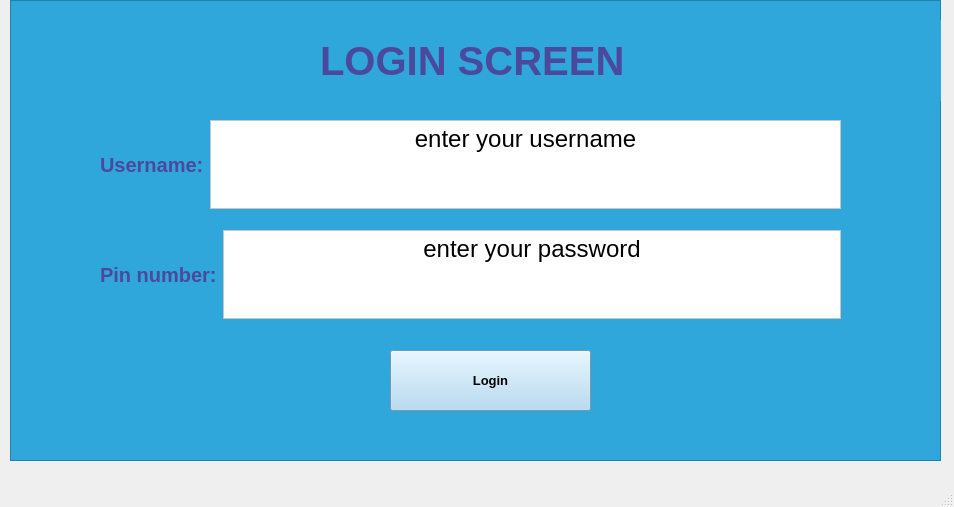
<?xml version="1.0" encoding="UTF-8"?>
<ui version="4.0">
 <class>MainWindow</class>
 <widget class="QMainWindow" name="MainWindow">
  <property name="geometry">
   <rect>
    <x>0</x>
    <y>0</y>
    <width>954</width>
    <height>507</height>
   </rect>
  </property>
  <property name="windowTitle">
   <string>MainWindow</string>
  </property>
  <widget class="QWidget" name="centralwidget">
   <widget class="QWidget" name="verticalLayoutWidget">
    <property name="geometry">
     <rect>
      <x>10</x>
      <y>0</y>
      <width>931</width>
      <height>461</height>
     </rect>
    </property>
    <layout class="QVBoxLayout" name="loginLayout">
     <item>
      <widget class="QFrame" name="loginFrame">
       <property name="enabled">
        <bool>true</bool>
       </property>
       <property name="styleSheet">
        <string notr="true">background-color: rgb(47, 167, 218);</string>
       </property>
       <property name="frameShape">
        <enum>QFrame::StyledPanel</enum>
       </property>
       <property name="frameShadow">
        <enum>QFrame::Raised</enum>
       </property>
       <widget class="QLabel" name="titleLabel">
        <property name="geometry">
         <rect>
          <x>310</x>
          <y>20</y>
          <width>911</width>
          <height>81</height>
         </rect>
        </property>
        <property name="font">
         <font>
          <pointsize>30</pointsize>
          <italic>false</italic>
          <bold>true</bold>
         </font>
        </property>
        <property name="styleSheet">
         <string notr="true">color: rgb(75, 73, 157);
font: 700 30pt &quot;Segoe UI&quot;;</string>
        </property>
        <property name="text">
         <string>LOGIN SCREEN</string>
        </property>
       </widget>
       <widget class="QWidget" name="horizontalLayoutWidget">
        <property name="geometry">
         <rect>
          <x>90</x>
          <y>120</y>
          <width>741</width>
          <height>89</height>
         </rect>
        </property>
        <layout class="QHBoxLayout" name="usernameLayout">
         <item>
          <widget class="QLabel" name="usernameLabel">
           <property name="font">
            <font>
             <pointsize>15</pointsize>
             <italic>false</italic>
             <bold>true</bold>
            </font>
           </property>
           <property name="styleSheet">
            <string notr="true">color: rgb(75, 73, 157);
font: 700 15pt &quot;Segoe UI&quot;;</string>
           </property>
           <property name="text">
            <string>Username:</string>
           </property>
          </widget>
         </item>
         <item>
          <widget class="QTextEdit" name="usernameField">
           <property name="font">
            <font>
             <pointsize>18</pointsize>
            </font>
           </property>
           <property name="styleSheet">
            <string notr="true">background-color: rgb(255, 255, 255);</string>
           </property>
           <property name="html">
            <string>&lt;!DOCTYPE HTML PUBLIC &quot;-//W3C//DTD HTML 4.0//EN&quot; &quot;http://www.w3.org/TR/REC-html40/strict.dtd&quot;&gt;
&lt;html&gt;&lt;head&gt;&lt;meta name=&quot;qrichtext&quot; content=&quot;1&quot; /&gt;&lt;meta charset=&quot;utf-8&quot; /&gt;&lt;style type=&quot;text/css&quot;&gt;
p, li { white-space: pre-wrap; }
&lt;/style&gt;&lt;/head&gt;&lt;body style=&quot; font-family:'Segoe UI'; font-size:18pt; font-weight:400; font-style:normal;&quot;&gt;
&lt;p align=&quot;center&quot; style=&quot; margin-top:0px; margin-bottom:0px; margin-left:0px; margin-right:0px; -qt-block-indent:0; text-indent:0px;&quot;&gt;enter your username&lt;/p&gt;&lt;/body&gt;&lt;/html&gt;</string>
           </property>
          </widget>
         </item>
        </layout>
       </widget>
       <widget class="QWidget" name="horizontalLayoutWidget_2">
        <property name="geometry">
         <rect>
          <x>90</x>
          <y>230</y>
          <width>741</width>
          <height>89</height>
         </rect>
        </property>
        <layout class="QHBoxLayout" name="passwordLayout">
         <item>
          <widget class="QLabel" name="passwordLabel">
           <property name="font">
            <font>
             <pointsize>15</pointsize>
             <italic>false</italic>
             <bold>true</bold>
            </font>
           </property>
           <property name="styleSheet">
            <string notr="true">color: rgb(75, 73, 157);
font: 700 15pt &quot;Segoe UI&quot;;</string>
           </property>
           <property name="text">
            <string>Pin number:</string>
           </property>
          </widget>
         </item>
         <item>
          <widget class="QTextEdit" name="passwordField">
           <property name="font">
            <font>
             <pointsize>18</pointsize>
            </font>
           </property>
           <property name="styleSheet">
            <string notr="true">background-color: rgb(255, 255, 255);</string>
           </property>
           <property name="html">
            <string>&lt;!DOCTYPE HTML PUBLIC &quot;-//W3C//DTD HTML 4.0//EN&quot; &quot;http://www.w3.org/TR/REC-html40/strict.dtd&quot;&gt;
&lt;html&gt;&lt;head&gt;&lt;meta name=&quot;qrichtext&quot; content=&quot;1&quot; /&gt;&lt;meta charset=&quot;utf-8&quot; /&gt;&lt;style type=&quot;text/css&quot;&gt;
p, li { white-space: pre-wrap; }
&lt;/style&gt;&lt;/head&gt;&lt;body style=&quot; font-family:'Segoe UI'; font-size:18pt; font-weight:400; font-style:normal;&quot;&gt;
&lt;p align=&quot;center&quot; style=&quot; margin-top:0px; margin-bottom:0px; margin-left:0px; margin-right:0px; -qt-block-indent:0; text-indent:0px;&quot;&gt;enter your password&lt;/p&gt;&lt;/body&gt;&lt;/html&gt;</string>
           </property>
          </widget>
         </item>
        </layout>
       </widget>
       <widget class="QPushButton" name="loginButton">
        <property name="geometry">
         <rect>
          <x>380</x>
          <y>350</y>
          <width>201</width>
          <height>61</height>
         </rect>
        </property>
        <property name="font">
         <font>
          <pointsize>10</pointsize>
          <italic>false</italic>
          <bold>true</bold>
         </font>
        </property>
        <property name="styleSheet">
         <string notr="true">background-color: rgb(168, 212, 241);
font: 700 10pt &quot;Segoe UI&quot;;</string>
        </property>
        <property name="text">
         <string>Login</string>
        </property>
       </widget>
      </widget>
     </item>
    </layout>
   </widget>
  </widget>
  <widget class="QMenuBar" name="menubar">
   <property name="geometry">
    <rect>
     <x>0</x>
     <y>0</y>
     <width>954</width>
     <height>26</height>
    </rect>
   </property>
  </widget>
  <widget class="QStatusBar" name="statusbar"/>
 </widget>
 <resources/>
 <connections/>
</ui>
